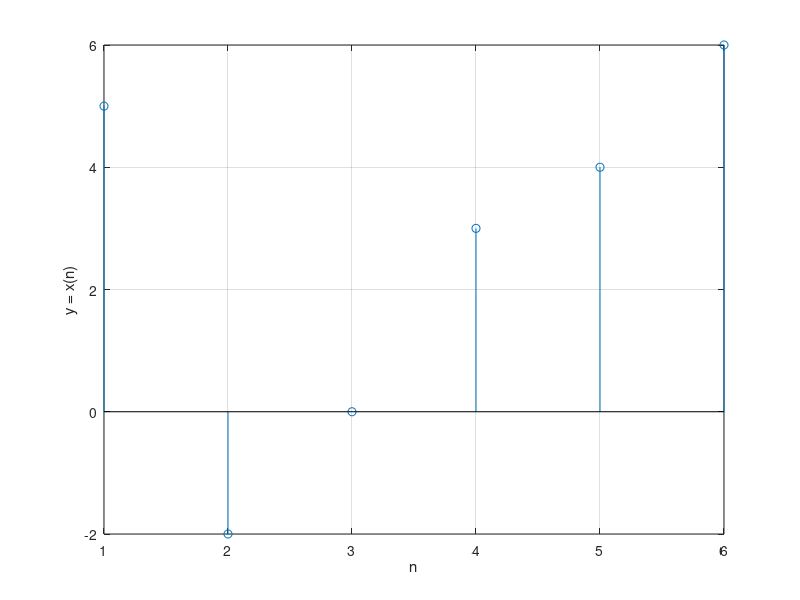

The MATLAB script that drew this image:
%1. Plot the sequence, {5, -2, 0, 3, 4, 6}.

y = [5 -2 0 3 4 6]

stem(y)

xlabel('n')

ylabel('y = x(n)')

grid on

